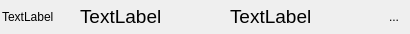
<?xml version="1.0" encoding="UTF-8"?>
<ui version="4.0">
 <class>Form</class>
 <widget class="QWidget" name="Form">
  <property name="geometry">
   <rect>
    <x>0</x>
    <y>0</y>
    <width>410</width>
    <height>34</height>
   </rect>
  </property>
  <property name="sizePolicy">
   <sizepolicy hsizetype="Preferred" vsizetype="Preferred">
    <horstretch>0</horstretch>
    <verstretch>0</verstretch>
   </sizepolicy>
  </property>
  <property name="windowTitle">
   <string>Form</string>
  </property>
  <layout class="QHBoxLayout" name="horizontalLayout">
   <property name="margin">
    <number>2</number>
   </property>
   <item>
    <widget class="QLabel" name="countLabel">
     <property name="sizePolicy">
      <sizepolicy hsizetype="Preferred" vsizetype="Preferred">
       <horstretch>1</horstretch>
       <verstretch>0</verstretch>
      </sizepolicy>
     </property>
     <property name="toolTip">
      <string>Number of Samples</string>
     </property>
     <property name="text">
      <string>TextLabel</string>
     </property>
     <property name="textInteractionFlags">
      <set>Qt::LinksAccessibleByMouse|Qt::TextSelectableByMouse</set>
     </property>
    </widget>
   </item>
   <item>
    <widget class="QLabel" name="averageLabel">
     <property name="sizePolicy">
      <sizepolicy hsizetype="Preferred" vsizetype="Preferred">
       <horstretch>2</horstretch>
       <verstretch>0</verstretch>
      </sizepolicy>
     </property>
     <property name="font">
      <font>
       <pointsize>14</pointsize>
      </font>
     </property>
     <property name="toolTip">
      <string>Sample mean</string>
     </property>
     <property name="text">
      <string>TextLabel</string>
     </property>
     <property name="textInteractionFlags">
      <set>Qt::LinksAccessibleByMouse|Qt::TextSelectableByMouse</set>
     </property>
    </widget>
   </item>
   <item>
    <widget class="QLabel" name="stddevLabel">
     <property name="sizePolicy">
      <sizepolicy hsizetype="Preferred" vsizetype="Preferred">
       <horstretch>2</horstretch>
       <verstretch>0</verstretch>
      </sizepolicy>
     </property>
     <property name="font">
      <font>
       <pointsize>14</pointsize>
      </font>
     </property>
     <property name="toolTip">
      <string>Sample standard error</string>
     </property>
     <property name="text">
      <string>TextLabel</string>
     </property>
     <property name="textInteractionFlags">
      <set>Qt::LinksAccessibleByMouse|Qt::TextSelectableByMouse</set>
     </property>
    </widget>
   </item>
   <item>
    <widget class="QToolButton" name="clearButton">
     <property name="minimumSize">
      <size>
       <width>28</width>
       <height>28</height>
      </size>
     </property>
     <property name="text">
      <string>...</string>
     </property>
     <property name="icon">
      <iconset resource="Experiment.qrc">
       <normaloff>:/openicon/icons/edit-clear-locationbar-rtl.png</normaloff>:/openicon/icons/edit-clear-locationbar-rtl.png</iconset>
     </property>
     <property name="iconSize">
      <size>
       <width>24</width>
       <height>24</height>
      </size>
     </property>
     <property name="autoRaise">
      <bool>true</bool>
     </property>
    </widget>
   </item>
  </layout>
 </widget>
 <resources>
  <include location="Experiment.qrc"/>
 </resources>
 <connections/>
</ui>
